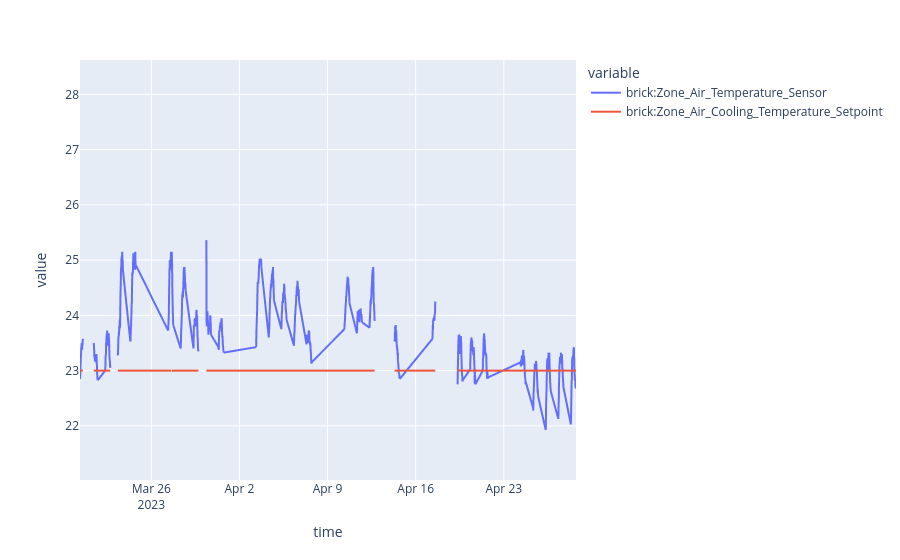

Notebook source saved alongside this figure:
### Code cell
zone = [zone for zone in opt_zones if zone.name == names_opt[0]][0]
px.line(zone.data[["brick:Zone_Air_Temperature_Sensor","brick:Zone_Air_Cooling_Temperature_Setpoint"]]).show()
print(zone.name)
mean_temp_violation = (zone.data["brick:Zone_Air_Temperature_Sensor"]-zone.data["brick:Zone_Air_Cooling_Temperature_Setpoint"]).clip(0).mean()
print('Mean temperature violation:', mean_temp_violation)
zone_DH = (zone.data["brick:Zone_Air_Temperature_Sensor"]-zone.data["brick:Zone_Air_Cooling_Temperature_Setpoint"]).clip(0).sum()*freq
print('Zone DHs:', zone_DH)
print('')
print("zone area:",zone.area)
print("average zone area:", areas_opt.mean())
print('')
print("corrected mean temperature violation:", mean_temp_violation*zone.area/areas_opt.mean())
print("corrected DH:", zone_DH*zone.area/areas_opt.mean())

### Figure 1 — Plotly figure (JSON) as saved in the notebook; plotly's stock layout.template omitted (floating-point values rounded to 4 significant figures; data arrays with more than 128 entries replaced by an {"elided": "..."} marker saying what was removed)
{"data": [{"hovertemplate": "variable=brick:Zone_Air_Temperature_Sensor<br>time=%{x}<br>value=%{y}<extra></extra>", "legendgroup": "brick:Zone_Air_Temperature_Sensor", "line": {"color": "#636efa", "dash": "solid"}, "marker": {"symbol": "circle"}, "mode": "lines", "name": "brick:Zone_Air_Temperature_Sensor", "showlegend": true, "type": "scattergl", "x": {"elided": "1200 str values"}, "xaxis": "x", "y": {"elided": "1200 float values"}, "yaxis": "y"}, {"hovertemplate": "variable=brick:Zone_Air_Cooling_Temperature_Setpoint<br>time=%{x}<br>value=%{y}<extra></extra>", "legendgroup": "brick:Zone_Air_Cooling_Temperature_Setpoint", "line": {"color": "#EF553B", "dash": "solid"}, "marker": {"symbol": "circle"}, "mode": "lines", "name": "brick:Zone_Air_Cooling_Temperature_Setpoint", "showlegend": true, "type": "scattergl", "x": {"elided": "1200 str values"}, "xaxis": "x", "y": {"elided": "1200 float values"}, "yaxis": "y"}], "layout": {"legend": {"title": {"text": "variable"}, "tracegroupgap": 0}, "margin": {"t": 60}, "xaxis": {"anchor": "y", "domain": [0, 1], "title": {"text": "time"}}, "yaxis": {"anchor": "x", "domain": [0, 1], "title": {"text": "value"}}}}
